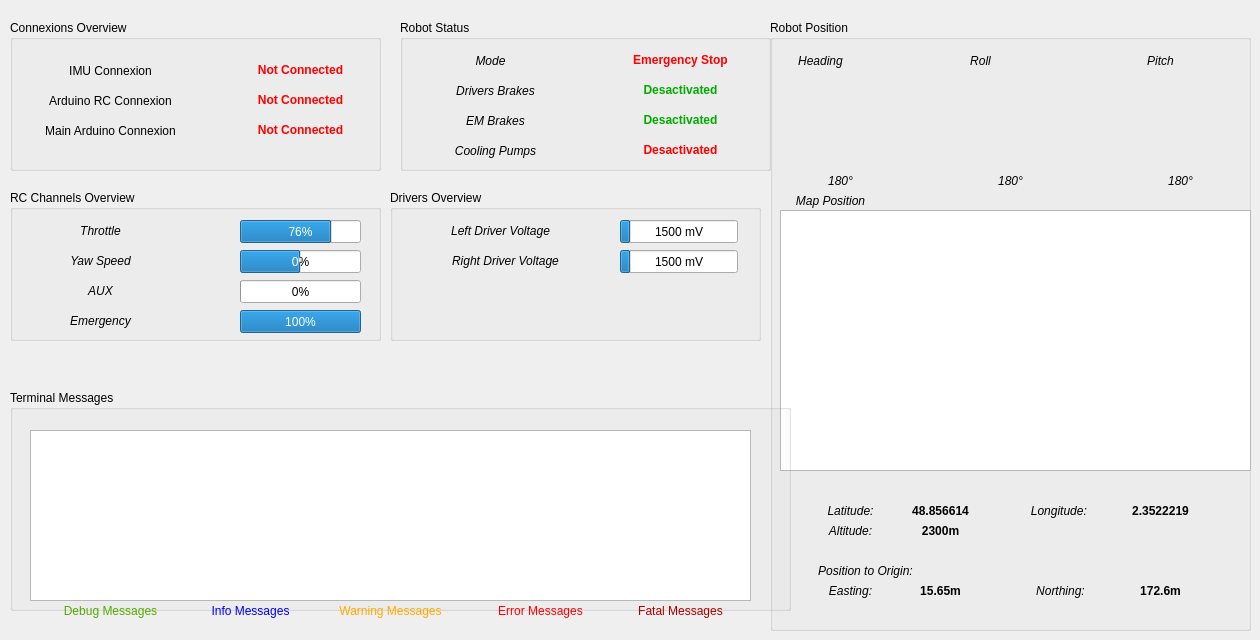
    <widget class="QWidget" name="tab">
     <attribute name="icon">
      <iconset resource="ressources.qrc">
       <normaloff>:/images/noun_dashboard_357677.png</normaloff>:/images/noun_dashboard_357677.png</iconset>
     </attribute>
     <attribute name="title">
      <string>Robot Overview</string>
     </attribute>
     <widget class="QGroupBox" name="groupBox">
      <property name="geometry">
       <rect>
        <x>10</x>
        <y>190</y>
        <width>371</width>
        <height>151</height>
       </rect>
      </property>
      <property name="title">
       <string>RC Channels Overview</string>
      </property>
      <widget class="QProgressBar" name="progressBarThrottle">
       <property name="geometry">
        <rect>
         <x>230</x>
         <y>30</y>
         <width>121</width>
         <height>23</height>
        </rect>
       </property>
       <property name="layoutDirection">
        <enum>Qt::LeftToRight</enum>
       </property>
       <property name="value">
        <number>76</number>
       </property>
      </widget>
      <widget class="QLabel" name="label">
       <property name="geometry">
        <rect>
         <x>50</x>
         <y>30</y>
         <width>81</width>
         <height>21</height>
        </rect>
       </property>
       <property name="font">
        <font>
         <weight>50</weight>
         <italic>true</italic>
         <bold>false</bold>
         <kerning>true</kerning>
        </font>
       </property>
       <property name="text">
        <string>Throttle</string>
       </property>
       <property name="alignment">
        <set>Qt::AlignCenter</set>
       </property>
      </widget>
      <widget class="QProgressBar" name="progressBarYaw">
       <property name="geometry">
        <rect>
         <x>230</x>
         <y>60</y>
         <width>121</width>
         <height>23</height>
        </rect>
       </property>
       <property name="layoutDirection">
        <enum>Qt::LeftToRight</enum>
       </property>
       <property name="minimum">
        <number>-100</number>
       </property>
       <property name="value">
        <number>0</number>
       </property>
       <property name="format">
        <string>%v%</string>
       </property>
      </widget>
      <widget class="QLabel" name="label_2">
       <property name="geometry">
        <rect>
         <x>50</x>
         <y>60</y>
         <width>81</width>
         <height>21</height>
        </rect>
       </property>
       <property name="font">
        <font>
         <weight>50</weight>
         <italic>true</italic>
         <bold>false</bold>
         <kerning>true</kerning>
        </font>
       </property>
       <property name="text">
        <string>Yaw Speed</string>
       </property>
       <property name="alignment">
        <set>Qt::AlignCenter</set>
       </property>
      </widget>
      <widget class="QProgressBar" name="progressBarAUX">
       <property name="geometry">
        <rect>
         <x>230</x>
         <y>90</y>
         <width>121</width>
         <height>23</height>
        </rect>
       </property>
       <property name="layoutDirection">
        <enum>Qt::LeftToRight</enum>
       </property>
       <property name="value">
        <number>0</number>
       </property>
      </widget>
      <widget class="QLabel" name="label_3">
       <property name="geometry">
        <rect>
         <x>50</x>
         <y>90</y>
         <width>81</width>
         <height>21</height>
        </rect>
       </property>
       <property name="font">
        <font>
         <weight>50</weight>
         <italic>true</italic>
         <bold>false</bold>
         <kerning>true</kerning>
        </font>
       </property>
       <property name="text">
        <string>AUX</string>
       </property>
       <property name="alignment">
        <set>Qt::AlignCenter</set>
       </property>
      </widget>
      <widget class="QLabel" name="label_4">
       <property name="geometry">
        <rect>
         <x>50</x>
         <y>120</y>
         <width>81</width>
         <height>21</height>
        </rect>
       </property>
       <property name="font">
        <font>
         <weight>50</weight>
         <italic>true</italic>
         <bold>false</bold>
         <kerning>true</kerning>
        </font>
       </property>
       <property name="text">
        <string>Emergency</string>
       </property>
       <property name="alignment">
        <set>Qt::AlignCenter</set>
       </property>
      </widget>
      <widget class="QProgressBar" name="progressBarAU">
       <property name="geometry">
        <rect>
         <x>230</x>
         <y>120</y>
         <width>121</width>
         <height>23</height>
        </rect>
       </property>
       <property name="layoutDirection">
        <enum>Qt::LeftToRight</enum>
       </property>
       <property name="value">
        <number>100</number>
       </property>
      </widget>
     </widget>
     <widget class="QGroupBox" name="groupBox_2">
      <property name="geometry">
       <rect>
        <x>10</x>
        <y>20</y>
        <width>371</width>
        <height>151</height>
       </rect>
      </property>
      <property name="title">
       <string>Connexions Overview</string>
      </property>
      <widget class="QLabel" name="label_5">
       <property name="geometry">
        <rect>
         <x>10</x>
         <y>40</y>
         <width>181</width>
         <height>21</height>
        </rect>
       </property>
       <property name="text">
        <string>IMU Connexion</string>
       </property>
       <property name="alignment">
        <set>Qt::AlignCenter</set>
       </property>
      </widget>
      <widget class="QLabel" name="label_6">
       <property name="geometry">
        <rect>
         <x>10</x>
         <y>70</y>
         <width>181</width>
         <height>21</height>
        </rect>
       </property>
       <property name="text">
        <string>Arduino RC Connexion</string>
       </property>
       <property name="alignment">
        <set>Qt::AlignCenter</set>
       </property>
      </widget>
      <widget class="QLabel" name="label_7">
       <property name="geometry">
        <rect>
         <x>10</x>
         <y>100</y>
         <width>181</width>
         <height>21</height>
        </rect>
       </property>
       <property name="text">
        <string>Main Arduino Connexion</string>
       </property>
       <property name="alignment">
        <set>Qt::AlignCenter</set>
       </property>
      </widget>
      <widget class="QLabel" name="label_8">
       <property name="geometry">
        <rect>
         <x>230</x>
         <y>40</y>
         <width>121</width>
         <height>20</height>
        </rect>
       </property>
       <property name="font">
        <font>
         <weight>75</weight>
         <bold>true</bold>
        </font>
       </property>
       <property name="styleSheet">
        <string notr="true">color:rgb(255, 0, 0)</string>
       </property>
       <property name="text">
        <string>Not Connected</string>
       </property>
       <property name="alignment">
        <set>Qt::AlignCenter</set>
       </property>
      </widget>
      <widget class="QLabel" name="label_9">
       <property name="geometry">
        <rect>
         <x>230</x>
         <y>70</y>
         <width>121</width>
         <height>20</height>
        </rect>
       </property>
       <property name="font">
        <font>
         <weight>75</weight>
         <bold>true</bold>
        </font>
       </property>
       <property name="styleSheet">
        <string notr="true">color:rgb(255, 0, 0)</string>
       </property>
       <property name="text">
        <string>Not Connected</string>
       </property>
       <property name="alignment">
        <set>Qt::AlignCenter</set>
       </property>
      </widget>
      <widget class="QLabel" name="label_10">
       <property name="geometry">
        <rect>
         <x>230</x>
         <y>100</y>
         <width>121</width>
         <height>20</height>
        </rect>
       </property>
       <property name="font">
        <font>
         <weight>75</weight>
         <bold>true</bold>
        </font>
       </property>
       <property name="styleSheet">
        <string notr="true">color:#FF0000</string>
       </property>
       <property name="text">
        <string>Not Connected</string>
       </property>
       <property name="alignment">
        <set>Qt::AlignCenter</set>
       </property>
      </widget>
     </widget>
     <widget class="QGroupBox" name="groupBox_3">
      <property name="geometry">
       <rect>
        <x>400</x>
        <y>20</y>
        <width>371</width>
        <height>151</height>
       </rect>
      </property>
      <property name="title">
       <string>Robot Status</string>
      </property>
      <widget class="QLabel" name="label_11">
       <property name="geometry">
        <rect>
         <x>50</x>
         <y>30</y>
         <width>81</width>
         <height>21</height>
        </rect>
       </property>
       <property name="font">
        <font>
         <weight>50</weight>
         <italic>true</italic>
         <bold>false</bold>
         <kerning>true</kerning>
        </font>
       </property>
       <property name="text">
        <string>Mode</string>
       </property>
       <property name="alignment">
        <set>Qt::AlignCenter</set>
       </property>
      </widget>
      <widget class="QLabel" name="label_12">
       <property name="geometry">
        <rect>
         <x>220</x>
         <y>30</y>
         <width>121</width>
         <height>20</height>
        </rect>
       </property>
       <property name="font">
        <font>
         <weight>75</weight>
         <bold>true</bold>
        </font>
       </property>
       <property name="styleSheet">
        <string notr="true">color:#FF0000</string>
       </property>
       <property name="text">
        <string>Emergency Stop</string>
       </property>
       <property name="alignment">
        <set>Qt::AlignCenter</set>
       </property>
      </widget>
      <widget class="QLabel" name="label_13">
       <property name="geometry">
        <rect>
         <x>40</x>
         <y>60</y>
         <width>111</width>
         <height>21</height>
        </rect>
       </property>
       <property name="font">
        <font>
         <weight>50</weight>
         <italic>true</italic>
         <bold>false</bold>
         <kerning>true</kerning>
        </font>
       </property>
       <property name="text">
        <string>Drivers Brakes</string>
       </property>
       <property name="alignment">
        <set>Qt::AlignCenter</set>
       </property>
      </widget>
      <widget class="QLabel" name="label_14">
       <property name="geometry">
        <rect>
         <x>40</x>
         <y>90</y>
         <width>111</width>
         <height>21</height>
        </rect>
       </property>
       <property name="font">
        <font>
         <weight>50</weight>
         <italic>true</italic>
         <bold>false</bold>
         <kerning>true</kerning>
        </font>
       </property>
       <property name="text">
        <string>EM Brakes</string>
       </property>
       <property name="alignment">
        <set>Qt::AlignCenter</set>
       </property>
      </widget>
      <widget class="QLabel" name="label_23">
       <property name="geometry">
        <rect>
         <x>40</x>
         <y>120</y>
         <width>111</width>
         <height>21</height>
        </rect>
       </property>
       <property name="font">
        <font>
         <weight>50</weight>
         <italic>true</italic>
         <bold>false</bold>
         <kerning>true</kerning>
        </font>
       </property>
       <property name="text">
        <string>Cooling Pumps</string>
       </property>
       <property name="alignment">
        <set>Qt::AlignCenter</set>
       </property>
      </widget>
      <widget class="QLabel" name="label_24">
       <property name="geometry">
        <rect>
         <x>220</x>
         <y>60</y>
         <width>121</width>
         <height>20</height>
        </rect>
       </property>
       <property name="font">
        <font>
         <weight>75</weight>
         <bold>true</bold>
        </font>
       </property>
       <property name="styleSheet">
        <string notr="true">color:rgb(0, 170, 0)</string>
       </property>
       <property name="text">
        <string>Desactivated</string>
       </property>
       <property name="alignment">
        <set>Qt::AlignCenter</set>
       </property>
      </widget>
      <widget class="QLabel" name="label_25">
       <property name="geometry">
        <rect>
         <x>220</x>
         <y>90</y>
         <width>121</width>
         <height>20</height>
        </rect>
       </property>
       <property name="font">
        <font>
         <weight>75</weight>
         <bold>true</bold>
        </font>
       </property>
       <property name="styleSheet">
        <string notr="true">color:rgb(0, 170, 0)</string>
       </property>
       <property name="text">
        <string>Desactivated</string>
       </property>
       <property name="alignment">
        <set>Qt::AlignCenter</set>
       </property>
      </widget>
      <widget class="QLabel" name="label_26">
       <property name="geometry">
        <rect>
         <x>220</x>
         <y>120</y>
         <width>121</width>
         <height>20</height>
        </rect>
       </property>
       <property name="font">
        <font>
         <weight>75</weight>
         <bold>true</bold>
        </font>
       </property>
       <property name="styleSheet">
        <string notr="true">color:#FF0000</string>
       </property>
       <property name="text">
        <string>Desactivated</string>
       </property>
       <property name="alignment">
        <set>Qt::AlignCenter</set>
       </property>
      </widget>
     </widget>
     <widget class="QGroupBox" name="groupBox_4">
      <property name="geometry">
       <rect>
        <x>770</x>
        <y>20</y>
        <width>481</width>
        <height>611</height>
       </rect>
      </property>
      <property name="title">
       <string>Robot Position</string>
      </property>
      <widget class="QLabel" name="label_15">
       <property name="geometry">
        <rect>
         <x>10</x>
         <y>30</y>
         <width>81</width>
         <height>21</height>
        </rect>
       </property>
       <property name="font">
        <font>
         <weight>50</weight>
         <italic>true</italic>
         <bold>false</bold>
         <kerning>true</kerning>
        </font>
       </property>
       <property name="text">
        <string>Heading</string>
       </property>
       <property name="alignment">
        <set>Qt::AlignCenter</set>
       </property>
      </widget>
      <widget class="QOSM" name="graphicsView">
       <property name="geometry">
        <rect>
         <x>10</x>
         <y>190</y>
         <width>471</width>
         <height>261</height>
        </rect>
       </property>
      </widget>
      <widget class="QLabel" name="label_16">
       <property name="geometry">
        <rect>
         <x>10</x>
         <y>170</y>
         <width>101</width>
         <height>21</height>
        </rect>
       </property>
       <property name="font">
        <font>
         <weight>50</weight>
         <italic>true</italic>
         <bold>false</bold>
         <kerning>true</kerning>
        </font>
       </property>
       <property name="text">
        <string>Map Position</string>
       </property>
       <property name="alignment">
        <set>Qt::AlignCenter</set>
       </property>
      </widget>
      <widget class="QLabel" name="label_17">
       <property name="geometry">
        <rect>
         <x>30</x>
         <y>480</y>
         <width>101</width>
         <height>21</height>
        </rect>
       </property>
       <property name="font">
        <font>
         <weight>50</weight>
         <italic>true</italic>
         <bold>false</bold>
         <kerning>true</kerning>
        </font>
       </property>
       <property name="text">
        <string>Latitude:</string>
       </property>
       <property name="alignment">
        <set>Qt::AlignCenter</set>
       </property>
      </widget>
      <widget class="QLabel" name="label_18">
       <property name="geometry">
        <rect>
         <x>240</x>
         <y>480</y>
         <width>101</width>
         <height>21</height>
        </rect>
       </property>
       <property name="font">
        <font>
         <weight>50</weight>
         <italic>true</italic>
         <bold>false</bold>
         <kerning>true</kerning>
        </font>
       </property>
       <property name="text">
        <string>Longitude: </string>
       </property>
       <property name="alignment">
        <set>Qt::AlignCenter</set>
       </property>
      </widget>
      <widget class="QLabel" name="label_19">
       <property name="geometry">
        <rect>
         <x>20</x>
         <y>540</y>
         <width>151</width>
         <height>21</height>
        </rect>
       </property>
       <property name="font">
        <font>
         <weight>50</weight>
         <italic>true</italic>
         <bold>false</bold>
         <kerning>true</kerning>
        </font>
       </property>
       <property name="text">
        <string>Position to Origin:</string>
       </property>
       <property name="alignment">
        <set>Qt::AlignCenter</set>
       </property>
      </widget>
      <widget class="QLabel" name="label_20">
       <property name="geometry">
        <rect>
         <x>240</x>
         <y>560</y>
         <width>101</width>
         <height>21</height>
        </rect>
       </property>
       <property name="font">
        <font>
         <weight>50</weight>
         <italic>true</italic>
         <bold>false</bold>
         <kerning>true</kerning>
        </font>
       </property>
       <property name="text">
        <string>Northing:</string>
       </property>
       <property name="alignment">
        <set>Qt::AlignCenter</set>
       </property>
      </widget>
      <widget class="QLabel" name="label_21">
       <property name="geometry">
        <rect>
         <x>30</x>
         <y>560</y>
         <width>101</width>
         <height>21</height>
        </rect>
       </property>
       <property name="font">
        <font>
         <weight>50</weight>
         <italic>true</italic>
         <bold>false</bold>
         <kerning>true</kerning>
        </font>
       </property>
       <property name="text">
        <string>Easting:</string>
       </property>
       <property name="alignment">
        <set>Qt::AlignCenter</set>
       </property>
      </widget>
      <widget class="QLabel" name="label_22">
       <property name="geometry">
        <rect>
         <x>30</x>
         <y>500</y>
         <width>101</width>
         <height>21</height>
        </rect>
       </property>
       <property name="font">
        <font>
         <weight>50</weight>
         <italic>true</italic>
         <bold>false</bold>
         <kerning>true</kerning>
        </font>
       </property>
       <property name="text">
        <string>Altitude:</string>
       </property>
       <property name="alignment">
        <set>Qt::AlignCenter</set>
       </property>
      </widget>
      <widget class="QLabel" name="label_27">
       <property name="geometry">
        <rect>
         <x>120</x>
         <y>480</y>
         <width>101</width>
         <height>21</height>
        </rect>
       </property>
       <property name="font">
        <font>
         <weight>75</weight>
         <italic>false</italic>
         <bold>true</bold>
         <kerning>true</kerning>
        </font>
       </property>
       <property name="text">
        <string>48.856614</string>
       </property>
       <property name="alignment">
        <set>Qt::AlignCenter</set>
       </property>
      </widget>
      <widget class="QLabel" name="label_28">
       <property name="geometry">
        <rect>
         <x>340</x>
         <y>480</y>
         <width>101</width>
         <height>21</height>
        </rect>
       </property>
       <property name="font">
        <font>
         <weight>75</weight>
         <italic>false</italic>
         <bold>true</bold>
         <kerning>true</kerning>
        </font>
       </property>
       <property name="text">
        <string>2.3522219</string>
       </property>
       <property name="alignment">
        <set>Qt::AlignCenter</set>
       </property>
      </widget>
      <widget class="QLabel" name="label_29">
       <property name="geometry">
        <rect>
         <x>120</x>
         <y>560</y>
         <width>101</width>
         <height>21</height>
        </rect>
       </property>
       <property name="font">
        <font>
         <weight>75</weight>
         <italic>false</italic>
         <bold>true</bold>
         <kerning>true</kerning>
        </font>
       </property>
       <property name="text">
        <string>15.65m</string>
       </property>
       <property name="alignment">
        <set>Qt::AlignCenter</set>
       </property>
      </widget>
      <widget class="QLabel" name="label_30">
       <property name="geometry">
        <rect>
         <x>340</x>
         <y>560</y>
         <width>101</width>
         <height>21</height>
        </rect>
       </property>
       <property name="font">
        <font>
         <weight>75</weight>
         <italic>false</italic>
         <bold>true</bold>
         <kerning>true</kerning>
        </font>
       </property>
       <property name="text">
        <string>172.6m</string>
       </property>
       <property name="alignment">
        <set>Qt::AlignCenter</set>
       </property>
      </widget>
      <widget class="QLabel" name="label_31">
       <property name="geometry">
        <rect>
         <x>120</x>
         <y>500</y>
         <width>101</width>
         <height>21</height>
        </rect>
       </property>
       <property name="font">
        <font>
         <weight>75</weight>
         <italic>false</italic>
         <bold>true</bold>
         <kerning>true</kerning>
        </font>
       </property>
       <property name="text">
        <string>2300m</string>
       </property>
       <property name="alignment">
        <set>Qt::AlignCenter</set>
       </property>
      </widget>
      <widget class="QLabel" name="label_70">
       <property name="geometry">
        <rect>
         <x>170</x>
         <y>30</y>
         <width>81</width>
         <height>21</height>
        </rect>
       </property>
       <property name="font">
        <font>
         <weight>50</weight>
         <italic>true</italic>
         <bold>false</bold>
         <kerning>true</kerning>
        </font>
       </property>
       <property name="text">
        <string>Roll</string>
       </property>
       <property name="alignment">
        <set>Qt::AlignCenter</set>
       </property>
      </widget>
      <widget class="QLabel" name="label_71">
       <property name="geometry">
        <rect>
         <x>350</x>
         <y>30</y>
         <width>81</width>
         <height>21</height>
        </rect>
       </property>
       <property name="font">
        <font>
         <weight>50</weight>
         <italic>true</italic>
         <bold>false</bold>
         <kerning>true</kerning>
        </font>
       </property>
       <property name="text">
        <string>Pitch</string>
       </property>
       <property name="alignment">
        <set>Qt::AlignCenter</set>
       </property>
      </widget>
      <widget class="QLabel" name="label_72">
       <property name="geometry">
        <rect>
         <x>20</x>
         <y>50</y>
         <width>100</width>
         <height>100</height>
        </rect>
       </property>
       <property name="sizePolicy">
        <sizepolicy hsizetype="Minimum" vsizetype="Minimum">
         <horstretch>0</horstretch>
         <verstretch>0</verstretch>
        </sizepolicy>
       </property>
       <property name="minimumSize">
        <size>
         <width>100</width>
         <height>100</height>
        </size>
       </property>
       <property name="maximumSize">
        <size>
         <width>100</width>
         <height>100</height>
        </size>
       </property>
       <property name="text">
        <string/>
       </property>
       <property name="pixmap">
        <pixmap>heading.png</pixmap>
       </property>
       <property name="alignment">
        <set>Qt::AlignCenter</set>
       </property>
      </widget>
      <widget class="QLabel" name="label_73">
       <property name="geometry">
        <rect>
         <x>190</x>
         <y>50</y>
         <width>100</width>
         <height>100</height>
        </rect>
       </property>
       <property name="sizePolicy">
        <sizepolicy hsizetype="Fixed" vsizetype="Fixed">
         <horstretch>0</horstretch>
         <verstretch>0</verstretch>
        </sizepolicy>
       </property>
       <property name="text">
        <string/>
       </property>
       <property name="pixmap">
        <pixmap>roll.png</pixmap>
       </property>
       <property name="alignment">
        <set>Qt::AlignCenter</set>
       </property>
      </widget>
      <widget class="QLabel" name="label_74">
       <property name="geometry">
        <rect>
         <x>360</x>
         <y>50</y>
         <width>100</width>
         <height>100</height>
        </rect>
       </property>
       <property name="sizePolicy">
        <sizepolicy hsizetype="Fixed" vsizetype="Fixed">
         <horstretch>0</horstretch>
         <verstretch>0</verstretch>
        </sizepolicy>
       </property>
       <property name="text">
        <string/>
       </property>
       <property name="pixmap">
        <pixmap>pitch.png</pixmap>
       </property>
       <property name="alignment">
        <set>Qt::AlignCenter</set>
       </property>
      </widget>
      <widget class="QLabel" name="label_75">
       <property name="geometry">
        <rect>
         <x>30</x>
         <y>150</y>
         <width>81</width>
         <height>21</height>
        </rect>
       </property>
       <property name="font">
        <font>
         <weight>50</weight>
         <italic>true</italic>
         <bold>false</bold>
         <kerning>true</kerning>
        </font>
       </property>
       <property name="text">
        <string>180°</string>
       </property>
       <property name="alignment">
        <set>Qt::AlignCenter</set>
       </property>
      </widget>
      <widget class="QLabel" name="label_76">
       <property name="geometry">
        <rect>
         <x>200</x>
         <y>150</y>
         <width>81</width>
         <height>21</height>
        </rect>
       </property>
       <property name="font">
        <font>
         <weight>50</weight>
         <italic>true</italic>
         <bold>false</bold>
         <kerning>true</kerning>
        </font>
       </property>
       <property name="text">
        <string>180°</string>
       </property>
       <property name="alignment">
        <set>Qt::AlignCenter</set>
       </property>
      </widget>
      <widget class="QLabel" name="label_77">
       <property name="geometry">
        <rect>
         <x>370</x>
         <y>150</y>
         <width>81</width>
         <height>21</height>
        </rect>
       </property>
       <property name="font">
        <font>
         <weight>50</weight>
         <italic>true</italic>
         <bold>false</bold>
         <kerning>true</kerning>
        </font>
       </property>
       <property name="text">
        <string>180°</string>
       </property>
       <property name="alignment">
        <set>Qt::AlignCenter</set>
       </property>
      </widget>
     </widget>
     <widget class="QGroupBox" name="groupBox_5">
      <property name="geometry">
       <rect>
        <x>10</x>
        <y>390</y>
        <width>781</width>
        <height>221</height>
       </rect>
      </property>
      <property name="title">
       <string>Terminal Messages</string>
      </property>
      <widget class="QTextEdit" name="textEdit">
       <property name="geometry">
        <rect>
         <x>20</x>
         <y>40</y>
         <width>721</width>
         <height>171</height>
        </rect>
       </property>
       <property name="font">
        <font>
         <weight>75</weight>
         <bold>true</bold>
        </font>
       </property>
       <property name="readOnly">
        <bool>true</bool>
       </property>
      </widget>
     </widget>
     <widget class="QLabel" name="label_50">
      <property name="geometry">
       <rect>
        <x>160</x>
        <y>600</y>
        <width>181</width>
        <height>21</height>
       </rect>
      </property>
      <property name="styleSheet">
       <string notr="true">color:rgb(0, 0, 255)</string>
      </property>
      <property name="text">
       <string>Info Messages</string>
      </property>
      <property name="alignment">
       <set>Qt::AlignCenter</set>
      </property>
     </widget>
     <widget class="QLabel" name="label_51">
      <property name="geometry">
       <rect>
        <x>300</x>
        <y>600</y>
        <width>181</width>
        <height>21</height>
       </rect>
      </property>
      <property name="styleSheet">
       <string notr="true">color:rgb(255, 170, 0)</string>
      </property>
      <property name="text">
       <string>Warning Messages</string>
      </property>
      <property name="alignment">
       <set>Qt::AlignCenter</set>
      </property>
     </widget>
     <widget class="QLabel" name="label_52">
      <property name="geometry">
       <rect>
        <x>450</x>
        <y>600</y>
        <width>181</width>
        <height>21</height>
       </rect>
      </property>
      <property name="styleSheet">
       <string notr="true">color:rgb(255, 0, 0)</string>
      </property>
      <property name="text">
       <string>Error Messages</string>
      </property>
      <property name="alignment">
       <set>Qt::AlignCenter</set>
      </property>
     </widget>
     <widget class="QLabel" name="label_53">
      <property name="geometry">
       <rect>
        <x>20</x>
        <y>600</y>
        <width>181</width>
        <height>21</height>
       </rect>
      </property>
      <property name="styleSheet">
       <string notr="true">color:rgb(85, 170, 0)</string>
      </property>
      <property name="text">
       <string>Debug Messages</string>
      </property>
      <property name="alignment">
       <set>Qt::AlignCenter</set>
      </property>
     </widget>
     <widget class="QGroupBox" name="groupBox_9">
      <property name="geometry">
       <rect>
        <x>390</x>
        <y>190</y>
        <width>371</width>
        <height>151</height>
       </rect>
      </property>
      <property name="title">
       <string>Drivers Overview</string>
      </property>
      <widget class="QLabel" name="label_44">
       <property name="geometry">
        <rect>
         <x>40</x>
         <y>60</y>
         <width>151</width>
         <height>21</height>
        </rect>
       </property>
       <property name="font">
        <font>
         <weight>50</weight>
         <italic>true</italic>
         <bold>false</bold>
         <kerning>true</kerning>
        </font>
       </property>
       <property name="text">
        <string>Right Driver Voltage</string>
       </property>
       <property name="alignment">
        <set>Qt::AlignCenter</set>
       </property>
      </widget>
      <widget class="QLabel" name="label_48">
       <property name="geometry">
        <rect>
         <x>40</x>
         <y>30</y>
         <width>141</width>
         <height>21</height>
        </rect>
       </property>
       <property name="font">
        <font>
         <weight>50</weight>
         <italic>true</italic>
         <bold>false</bold>
         <kerning>true</kerning>
        </font>
       </property>
       <property name="text">
        <string>Left Driver Voltage</string>
       </property>
       <property name="alignment">
        <set>Qt::AlignCenter</set>
       </property>
      </widget>
      <widget class="QProgressBar" name="progressBar">
       <property name="geometry">
        <rect>
         <x>230</x>
         <y>30</y>
         <width>118</width>
         <height>23</height>
        </rect>
       </property>
       <property name="minimum">
        <number>1400</number>
       </property>
       <property name="maximum">
        <number>2500</number>
       </property>
       <property name="value">
        <number>1500</number>
       </property>
       <property name="format">
        <string>%v mV</string>
       </property>
      </widget>
      <widget class="QProgressBar" name="progressBar_2">
       <property name="geometry">
        <rect>
         <x>230</x>
         <y>60</y>
         <width>118</width>
         <height>23</height>
        </rect>
       </property>
       <property name="minimum">
        <number>1400</number>
       </property>
       <property name="maximum">
        <number>2500</number>
       </property>
       <property name="value">
        <number>1500</number>
       </property>
       <property name="format">
        <string>%v mV</string>
       </property>
      </widget>
     </widget>
     <widget class="QLabel" name="label_79">
      <property name="geometry">
       <rect>
        <x>590</x>
        <y>600</y>
        <width>181</width>
        <height>21</height>
       </rect>
      </property>
      <property name="styleSheet">
       <string notr="true">color:rgb(170, 0, 0)</string>
      </property>
      <property name="text">
       <string>Fatal Messages</string>
      </property>
      <property name="alignment">
       <set>Qt::AlignCenter</set>
      </property>
     </widget>
     <zorder>groupBox_4</zorder>
     <zorder>groupBox</zorder>
     <zorder>groupBox_2</zorder>
     <zorder>groupBox_3</zorder>
     <zorder>groupBox_5</zorder>
     <zorder>label_50</zorder>
     <zorder>label_51</zorder>
     <zorder>label_52</zorder>
     <zorder>label_53</zorder>
     <zorder>groupBox_9</zorder>
     <zorder>label_79</zorder>
    </widget>
